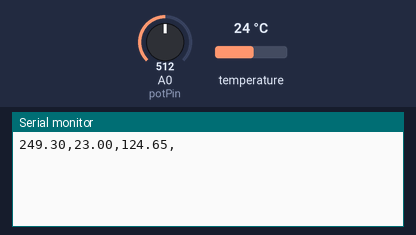
Simulated run of this sketch. Board: Arduino Uno, built with avr-gcc and run on an emulated ATmega328P. Parts: the last lines printed to the serial monitor. The test bench sets the inputs (shaded band); at power-on: temperature 24 °C, A0 (potPin) = 512.

Above: at 1.5 s.
1.6 s: temperature set to 12 °C
At 2.2 s:
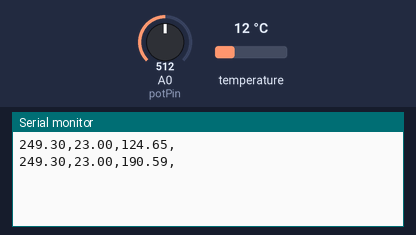
3.1 s: A0 (potPin) set to 716
At 3.4 s:
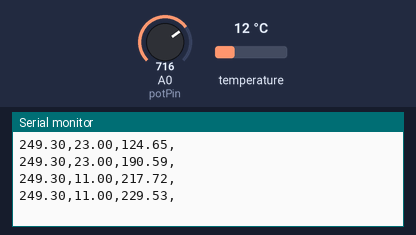
4.6 s: temperature set to 19 °C
At 5.2 s:
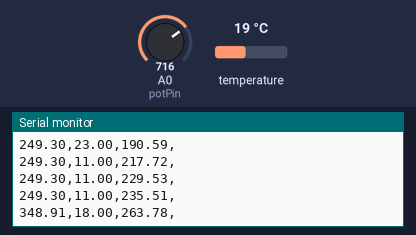
6.1 s: A0 (potPin) set to 900
At 6.8 s:
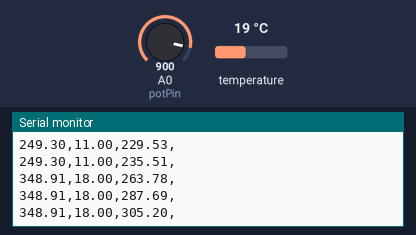
Timing chart, 0 to 8.6 s (numbered marks = the images above; inputs shaded):
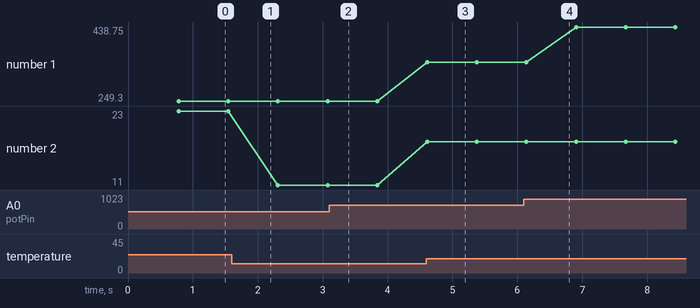

The sketch:

LM35_kalman.ino
```cpp
#include <SimpleKalmanFilter.h>

/*
 This sample code demonstrates how to use the SimpleKalmanFilter object.
 Use a potentiometer in Analog input A0 as a source for the reference real value.
 Some random noise will be generated over this value and used as a measured value.
 The estimated value obtained from SimpleKalmanFilter should match the real
 reference value.

 SimpleKalmanFilter(e_mea, e_est, q);
 e_mea: Measurement Uncertainty
 e_est: Estimation Uncertainty
 q: Process Noise
 */

int potPin = A0;
float temperature = 0;
long value = 0;
float Filter_Value;

float ds18b20_temp = 0;
#include <OneWire.h>
#include <DallasTemperature.h>
#define ONE_WIRE_BUS 2
OneWire oneWire(ONE_WIRE_BUS);
DallasTemperature sensors(&oneWire);

SimpleKalmanFilter simpleKalmanFilter(2, 2, 0.01);

// Serial output refresh time
const long SERIAL_REFRESH_TIME = 10;
long refresh_time;

void setup() {
  Serial.begin(9600);
  sensors.begin();
}

void loop() {

  value = analogRead(potPin);
  //0.00488125=5/1024，0~5V对应模拟口读数1~1024，每10毫伏对应1℃
  temperature = ((value * 5.0 * 100)/1024-0.7);

  sensors.requestTemperatures(); // 发送命令获取温度
  ds18b20_temp = sensors.getTempCByIndex(0)-1;

  // read a reference value from A0 and map it from 0 to 100
  float real_value = ds18b20_temp;

  // add a noise to the reference value and use as the measured value
  float measured_value = temperature;

  // calculate the estimated value with Kalman Filter
  float estimated_value = simpleKalmanFilter.updateEstimate(measured_value);

  // send to Serial output every 100ms
  // use the Serial Ploter for a good visualization
  if (millis() > refresh_time) {
    Serial.print(measured_value);
    Serial.print(",");
    Serial.print(real_value);
    Serial.print(",");
    Serial.print(estimated_value);
    Serial.println(",");

    refresh_time = millis() + SERIAL_REFRESH_TIME;
  }

}
```

Measured:
- after the input at 4.6 s, the serial monitor: prints a new line at once (image 3)
- plotted number 1: 348.91 → 438.75 after the input at 6.1 s
- plotted number 2: 23 → 11 after the input at 1.6 s, 11 → 18 after the input at 4.6 s
